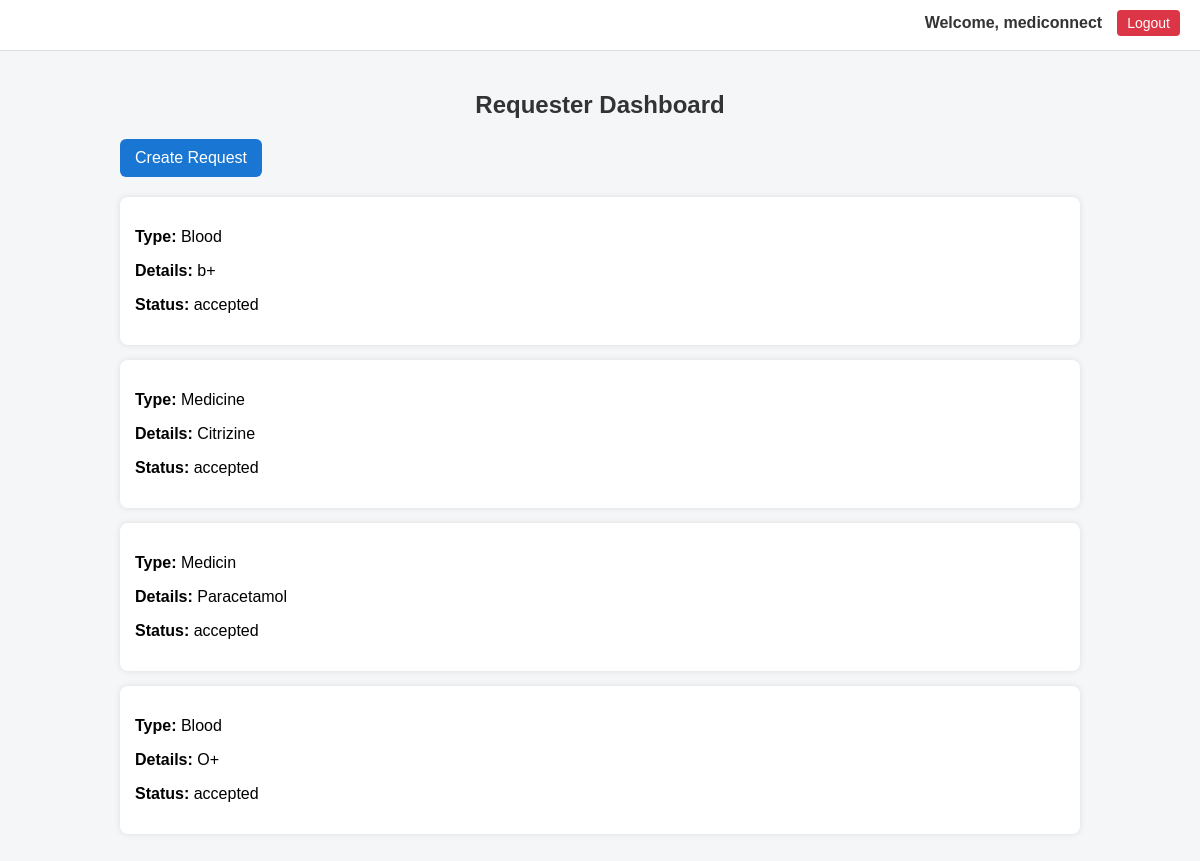
Screenshot of /requester/dashboard/ (signed in) with the database file from the repository.
### core/models.py (models this page shows)
class Request(models.Model):
    requester = models.ForeignKey(User, on_delete=models.CASCADE, related_name='requests_made')
    donor = models.ForeignKey(User, on_delete=models.CASCADE, null=True, blank=True, related_name='requests_received')
    request_type = models.CharField(max_length=10)
    detail = models.CharField(max_length=100)
    location = models.CharField(max_length=100)
    status = models.CharField(max_length=20, default='pending')

### core/views.py (the view)
# urls.py: path('requester/dashboard/', views.requester_dashboard, name='requester_dashboard'),
def requester_dashboard(request):
    if request.user.is_authenticated:
        requests = Request.objects.filter(requester=request.user)
    else:
        requests = []
    return render(request, 'requester_dashboard.html', {
        'requests': requests
    })

### core/templates/requester_dashboard.html (shortened to what this page needs)
{% load static %}
<!DOCTYPE html>
<html>
<head>
    <link rel="stylesheet" href="{% static 'core/css/requester_dashboard.css' %}">
</head>
<body>
<div class="header">
    {% if user.is_authenticated %}
        <div class="user-info">
            <span class="welcome">Welcome, {{ user.username }}</span>
            <a href="{% url 'logout' %}" class="logout-btn">Logout</a>
        </div>
    {% endif %}
</div>
<div class="container">
    <h2>Requester Dashboard</h2>
    <a href="/create-request/" class="btn">Create Request</a>
    {% if requests %}
        {% for r in requests %}
            <div class="card">
                <p><b>Type:</b> {{ r.request_type }}</p>
                <p><b>Details:</b> {{ r.detail }}</p>
                <p><b>Status:</b> {{ r.status }}</p>
            </div>
        {% endfor %}
    {% else %}
        <p>No requests created yet.</p>
    {% endif %}
</div>
</body>
</html>

### core/static/core/css/requester_dashboard.css (style rules this page uses)
body { font-family: Arial, sans-serif; background-color: #f4f6f8; margin: 0; padding: 0; }
.container { width: 80%; margin: auto; padding: 20px; }
h2 { text-align: center; color: #333; }
.btn { display: inline-block; padding: 10px 15px; background-color: #1976d2; color: white; text-decoration: none; border-radius: 6px; margin-bottom: 20px; }
.card { background-color: white; padding: 15px; margin-bottom: 15px; border-radius: 8px; box-shadow: 0 0 6px rgba(0, 0, 0, 0.1); }
.header { position: relative; width: 100%; height: 50px; background-color: #fff; border-bottom: 1px solid #ddd; }
.user-info { position: absolute; top: 10px; right: 20px; display: flex; align-items: center; gap: 15px; }
.welcome { margin: 0; font-weight: bold; color: #333; }
.logout-btn { padding: 5px 10px; background-color: #dc3545; color: white; text-decoration: none; border-radius: 4px; font-size: 14px; }

### rows the page displays
Request: request_type "Blood", detail "b+", status "accepted"
Request: request_type "Medicine", detail "Citrizine", status "accepted"
Request: request_type "Medicin", detail "Paracetamol", status "accepted"
Request: request_type "Blood", detail "O+", status "accepted"

### other values shown
{{ user.username }} "mediconnect"
